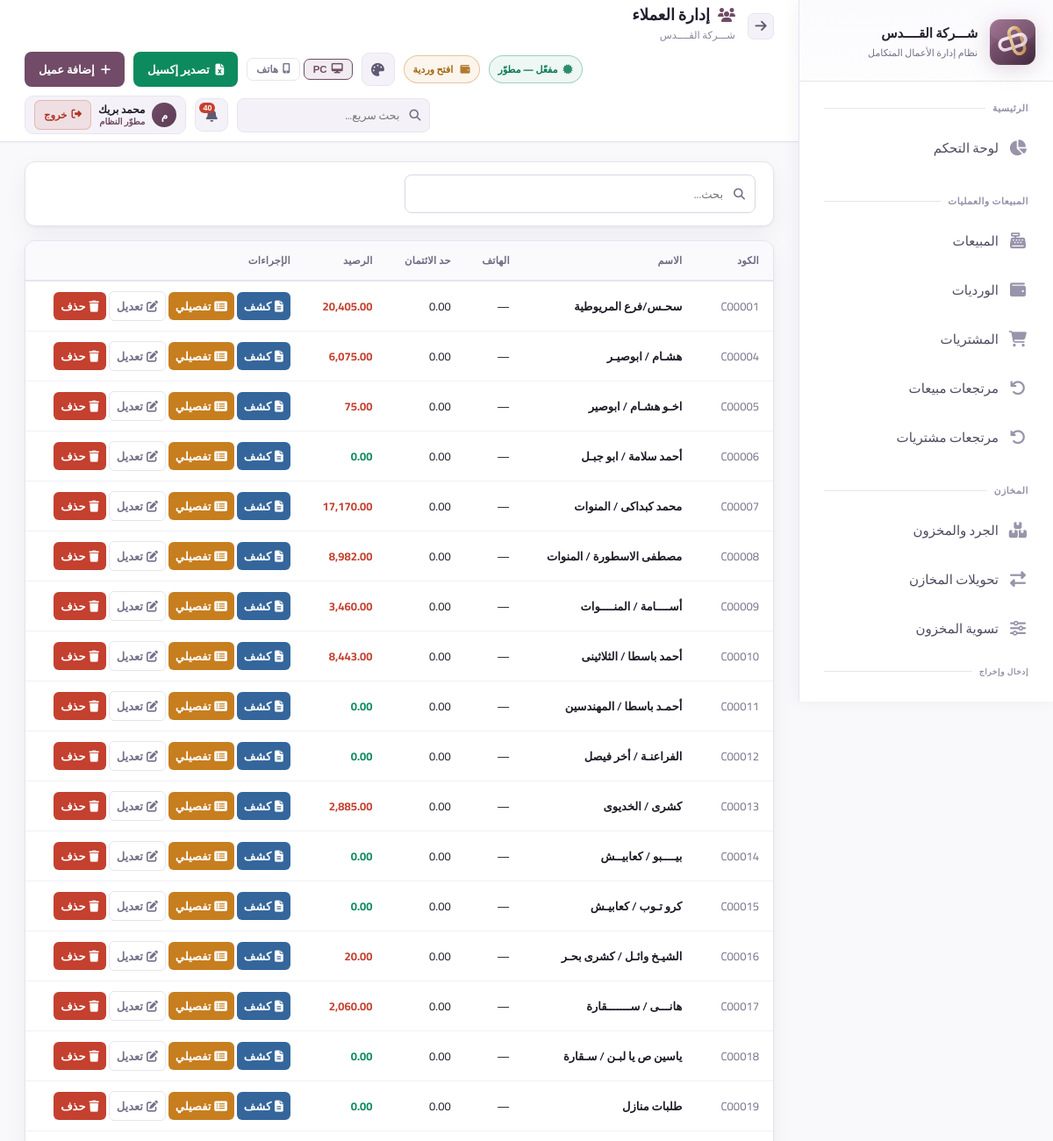
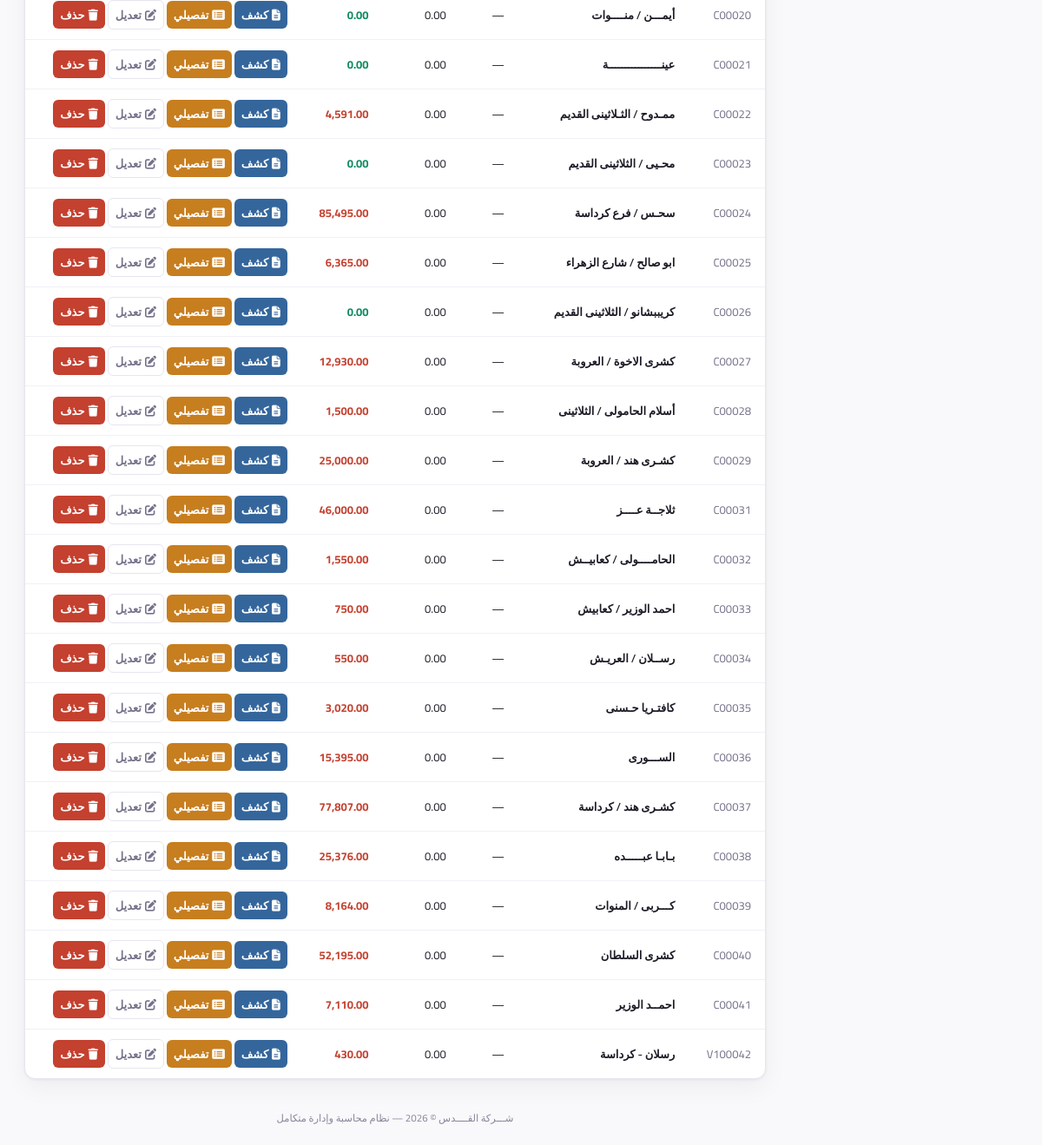
The app's page /customers (signed in) with its own data (2 pictures, top to bottom).
### app.py (models this page shows, shortened)
class AppSetting(db.Model):
    id = db.Column(db.Integer, primary_key=True)
    key = db.Column(db.String(80), unique=True, nullable=False)
    value = db.Column(db.Text)

class User(UserMixin, db.Model):
    id = db.Column(db.Integer, primary_key=True)
    username = db.Column(db.String(80), unique=True, nullable=False)
    password_hash = db.Column(db.String(256))
    full_name = db.Column(db.String(120))
    role = db.Column(db.String(20), default='user')  # developer, admin, manager, user
    branch_id = db.Column(db.Integer, db.ForeignKey('branch.id'))
    is_active = db.Column(db.Boolean, default=True)
    created_at = db.Column(db.DateTime, default=datetime.utcnow)
    last_seen = db.Column(db.DateTime, nullable=True)
    last_ip = db.Column(db.String(64), nullable=True)
    last_user_agent = db.Column(db.String(256), nullable=True)
    permissions = db.Column(db.Text)  # JSON list of permission keys; empty = استخدام صلاحيات الدور

class Customer(db.Model):
    id = db.Column(db.Integer, primary_key=True)
    code = db.Column(db.String(50), unique=True)
    name = db.Column(db.String(200), nullable=False)
    phone = db.Column(db.String(20))
    email = db.Column(db.String(100))
    address = db.Column(db.Text)
    credit_limit = db.Column(db.Float, default=0)
    balance = db.Column(db.Float, default=0)
    is_active = db.Column(db.Boolean, default=True)
    created_at = db.Column(db.DateTime, default=datetime.utcnow)
    sales = db.relationship('Sale', backref='customer', lazy=True)

### app.py (the view)
@app.route('/customers')
@login_required
def customers():
    q = request.args.get('q', '')
    query = Customer.query.filter_by(is_active=True)
    if q:
        query = query.filter(db.or_(Customer.name.contains(q), Customer.phone.contains(q)))
    customers = query.all()
    return render_template('customers.html', customers=customers, q=q)

### templates/customers.html (shortened to what this page needs)
{% extends 'base.html' %}
{% set block_icon = 'fas fa-users' %}
{% block page_title %}إدارة العملاء{% endblock %}
{% block topbar_actions %}<a href="{{ url_for('excel_export.export_customers', q=q) }}" class="btn btn-success"><i class="fas fa-file-excel"></i> تصدير إكسيل</a> <a href="{{ url_for('add_customer') }}" class="btn btn-primary"><i class="fas fa-plus"></i> إضافة عميل</a>{% endblock %}
{% block content %}
<div class="card" style="margin-bottom:16px;"><div class="card-body" style="padding:14px 20px;">
    <form method="GET"><div class="search-box" style="max-width:400px;"><input type="text" name="q" value="{{ q }}" class="form-control" placeholder="بحث..."></div></form>
</div></div>
<div class="card"><div class="table-container"><table>
    <thead><tr><th>الكود</th><th>الاسم</th><th>الهاتف</th><th>حد الائتمان</th><th>الرصيد</th><th>الإجراءات</th></tr></thead>
    <tbody>
        {% for c in customers %}
        <tr>
            <td style="color:var(--text-muted);">{{ c.code }}</td>
            <td style="font-weight:600;">{{ c.name }}</td>
            <td>{{ c.phone or '—' }}</td>
            <td>{{ "{:,.2f}".format(c.credit_limit) }}</td>
            <td style="color:{{ 'var(--danger)' if c.balance > 0 else 'var(--success)' }};font-weight:700;">{{ "{:,.2f}".format(c.balance) }}</td>
            <td style="white-space:nowrap;">
                <a href="{{ url_for('customer_statement', id=c.id) }}" class="btn btn-info btn-xs" title="كشف حساب" style="display:inline-flex;align-items:center;gap:4px;"><i class="fas fa-file-alt"></i><span>كشف</span></a>
                <a href="{{ url_for('customer_statement_detailed', id=c.id) }}" class="btn btn-warning btn-xs" title="كشف حساب تفصيلي" style="display:inline-flex;align-items:center;gap:4px;"><i class="fas fa-list-alt"></i><span>تفصيلي</span></a>
                <a href="{{ url_for('edit_customer', id=c.id) }}" class="btn btn-outline btn-xs" title="تعديل" style="display:inline-flex;align-items:center;gap:4px;"><i class="fas fa-edit"></i><span>تعديل</span></a>
                {% if can('record_delete') %}
                <form method="POST" action="{{ url_for('delete_customer', id=c.id) }}" style="display:inline;" onsubmit="return confirm('حذف هذا العميل؟');">
                    <button type="submit" class="btn btn-danger btn-xs" title="حذف" style="display:inline-flex;align-items:center;gap:4px;"><i class="fas fa-trash"></i><span>حذف</span></button>
                </form>
                {% endif %}
            </td>
        </tr>
        {% else %}
        <tr><td colspan="6"><div class="empty-state"><i class="fas fa-users"></i><h3>لا يوجد عملاء</h3></div></td></tr>
        {% endfor %}
    </tbody>
</table></div></div>
{% endblock %}

### templates/base.html (shortened to what this page needs)
<!DOCTYPE html>
<html lang="ar" dir="rtl" data-theme="silsal7" data-layout-default="{{ layout_max_width | default('1400px') }}">
<head>
    <link rel="stylesheet" href="https://cdnjs.cloudflare.com/ajax/libs/font-awesome/6.5.0/css/all.min.css">
    <link rel="stylesheet" href="{{ url_for('static', filename='css/style.css') }}">
        {% set _uif_raw = app_settings.get('ui_font_percent', '100') if app_settings is defined else '100' %}
        {% set _uif = (_uif_raw | int) if _uif_raw else 100 %}
        {% set _uif = _uif if _uif > 0 else 100 %}
        {% set _uif = 160 if _uif > 160 else (_uif if _uif >= 60 else 60) %}
</head>
<body>
<aside class="sidebar sidebar-enterprise" id="sidebar">
    <a class="sidebar-logo" href="{{ url_for('dashboard') }}" title="الصفحة الرئيسية" aria-label="العودة للصفحة الرئيسية">
        <div class="logo-icon">
            <img src="{{ url_for('static', filename='img/logo-silsal-mark.svg') }}" alt="Silsal POS">
        </div>
        <div class="logo-text">
            <div class="name">{{ app_brand_title | default('Silsal POS') }}</div>
            <div class="sub">نظام إدارة الأعمال المتكامل</div>
        </div>
    </a>
    <nav class="sidebar-nav" id="sidebarNav" style="display:flex;flex-direction:column;padding-bottom:8px;">
        <div class="nav-section">
            <div class="nav-label">الرئيسية</div>
            {% if can('dashboard') %}
            <a href="{{ url_for('dashboard') }}" class="nav-link {% if request.endpoint=='dashboard' %}active{% endif %}">
                <i class="fas fa-chart-pie"></i><span class="label">لوحة التحكم</span>
            </a>
            {% endif %}
        </div>
        {% if can('sales') or can('purchases') or can('returns') %}
        <div class="nav-section">
            <div class="nav-label">المبيعات والعمليات</div>
            {% if can('sales') %}
            <a href="{{ url_for('sales') }}" class="nav-link ">
                <i class="fas fa-cash-register"></i><span class="label">المبيعات</span>
            </a>
            {% endif %}
            {% if can('shifts') and shifts_enabled %}
            <a href="{{ url_for('shifts') }}" class="nav-link {% if 'shift' in (request.endpoint or '') %}active{% endif %}">
                <i class="fas fa-wallet"></i><span class="label">الورديات</span>
            </a>
            {% endif %}
            {% if can('purchases') %}
            <a href="{{ url_for('purchases') }}" class="nav-link {% if 'purchase' in (request.endpoint or '') and 'return' not in (request.endpoint or '') and 'report' not in (request.endpoint or '') %}active{% endif %}">
                <i class="fas fa-shopping-cart"></i><span class="label">المشتريات</span>
            </a>
            {% endif %}
            {% if can('returns') %}
            <a href="{{ url_for('sale_returns') }}" class="nav-link {% if request.endpoint in ['sale_returns','new_sale_return'] %}active{% endif %}">
                <i class="fas fa-undo"></i><span class="label">مرتجعات مبيعات</span>
            </a>
            <a href="{{ url_for('purchase_returns') }}" class="nav-link {% if request.endpoint in ['purchase_returns','new_purchase_return'] %}active{% endif %}">
                <i class="fas fa-undo-alt"></i><span class="label">مرتجعات مشتريات</span>
            </a>
            {% endif %}
        </div>
        {% endif %}
        {% if can('inventory') or can('transfers') or can('adjust_stock') %}
        <div class="nav-section">
            <div class="nav-label">المخازن</div>
            {% if can('inventory') %}
            <a href="{{ url_for('inventory') }}" class="nav-link {% if request.endpoint=='inventory' %}active{% endif %}">
                <i class="fas fa-boxes"></i><span class="label">الجرد والمخزون</span>
            </a>
            {% endif %}
            {% if can('transfers') %}
            <a href="{{ url_for('transfers') }}" class="nav-link {% if 'transfer' in (request.endpoint or '') %}active{% endif %}">
                <i class="fas fa-exchange-alt"></i><span class="label">تحويلات المخازن</span>
            </a>
            {% endif %}
            {% if can('adjust_stock') %}
            <a href="{{ url_for('adjust_stock') }}" class="nav-link {% if request.endpoint=='adjust_stock' %}active{% endif %}">
                <i class="fas fa-sliders-h"></i><span class="label">تسوية المخزون</span>
            </a>
            {% endif %}
            {% if can('inventory') %}
            <div class="nav-label" style="padding-top:10px;font-size:9px;">إدخال وإخراج</div>
            <a href="{{ url_for('inventory_memos_list') }}" class="nav-link ">
            </a>
            {% endif %}
        </div>
        {% endif %}
    </nav>
</aside>
<main class="main-content">
    <div class="topbar">
        <div style="display:flex;align-items:center;gap:14px;">
            <button type="button" onclick="history.back()" class="icon-btn" title="رجوع" style="font-size:15px;flex-shrink:0;"><i class="fas fa-arrow-right"></i></button>
            <div>
                <div class="page-title"><i class="{{ block_icon | default('fas fa-home') }}"></i>{% block page_title %}الرئيسية{% endblock %}</div>
                <div class="breadcrumb">{% block breadcrumb %}{{ app_brand_title }}{% endblock %}</div>
            </div>
        </div>
        <div class="topbar-right">
            {% if subscription_status %}
            <span class="sub-pill {% if subscription_status.kind in ('developer','permanent') %}ok{% elif subscription_status.kind in ('expired','none') %}bad{% else %}warn{% endif %}" title="حالة الاشتراك / الترخيص">
                <i class="fas fa-certificate" style="margin-left:6px;opacity:.85;"></i>{{ subscription_status.line }}
            </span>
            {% endif %}
            {% if shifts_enabled %}
            {% if current_open_shift %}
            <a href="{{ url_for('shift_detail', id=current_open_shift.id) }}" class="sub-pill ok" title="لديك وردية مفتوحة" style="text-decoration:none;">
                <i class="fas fa-wallet" style="margin-left:6px;opacity:.85;"></i> وردية مفتوحة
            </a>
            {% elif can('shifts') %}
            <a href="{{ url_for('open_shift') }}" class="sub-pill warn" title="لا توجد وردية مفتوحة" style="text-decoration:none;">
                <i class="fas fa-wallet" style="margin-left:6px;opacity:.85;"></i> افتح وردية
            </a>
            {% endif %}
            {% endif %}
            <div class="erp-theme-picker" id="erpThemePicker">
                <button type="button" class="theme-toggle" id="erpThemeBtn" onclick="erpToggleThemePicker(event)"
                        title="اختيار المظهر (الثيمات)">
                    <i class="fas fa-palette"></i>
                </button>
            </div>
            <div class="erp-device-layout-tools" style="display:flex;align-items:center;gap:4px;flex-shrink:0;" title="وضع العرض — يُحفظ على هذا الجهاز فقط">
                <button type="button" id="btnLayoutPC" onclick="erpSetLayout('pc')" title="عرض PC"
                    style="display:flex;align-items:center;gap:5px;padding:5px 10px;border-radius:7px;font-size:11.5px;font-weight:700;
                           border:1px solid var(--border);background:transparent;color:var(--text-muted);cursor:pointer;transition:all .18s;">
                    <i class="fas fa-desktop"></i> PC
                </button>
                <button type="button" id="btnLayoutPhone" onclick="erpSetLayout('phone')" title="عرض هاتف"
                    style="display:flex;align-items:center;gap:5px;padding:5px 10px;border-radius:7px;font-size:11.5px;font-weight:700;
                           border:1px solid var(--border);background:transparent;color:var(--text-muted);cursor:pointer;transition:all .18s;">
                    <i class="fas fa-mobile-alt"></i> هاتف
                </button>
            </div>
            {% block topbar_actions %}{% endblock %}
            <div style="position:relative;" id="globalSearchWrapper">
                <div style="position:relative;">
                    <input type="text" id="globalSearchInput" class="erp-gsearch" placeholder="بحث سريع..." autocomplete="off"
                        style="width:220px;padding:7px 34px 7px 12px;background:rgba(255,255,255,.04);border:1px solid var(--border);
                               border-radius:8px;color:var(--text);font-family:Cairo,sans-serif;font-size:12.5px;transition:all .2s;"
                        onfocus="this.style.borderColor='var(--accent)';this.style.width='280px'"
                        onblur="setTimeout(()=>{this.style.borderColor='';this.style.width='220px';closeGlobalSearch()},200)">
                </div>
            </div>
            <div style="position:relative;" id="notifWrapper">
                <button class="notif-btn" onclick="toggleNotif()" title="الإشعارات">
                    <i class="fas fa-bell"></i>
                    <span class="notif-count" id="notifCount"></span>
                </button>
            </div>
            <div class="erp-userchip" style="display:flex;align-items:center;gap:8px;padding:4px 10px;border-radius:10px;
                        background:rgba(255,255,255,.05);border:1px solid rgba(255,255,255,.09);
                        backdrop-filter:blur(12px);-webkit-backdrop-filter:blur(12px);flex-shrink:0;">
                <div class="erp-user-avatar" style="width:28px;height:28px;border-radius:50%;background:linear-gradient(135deg,var(--accent),var(--accent-hover));
                            display:flex;align-items:center;justify-content:center;font-size:12px;font-weight:800;color:#fff;flex-shrink:0;">
                    {{ (current_user.full_name or current_user.username)[0] }}
                </div>
                <div style="line-height:1.3;min-width:0;">
                    <div style="font-size:12px;font-weight:700;color:var(--text);white-space:nowrap;overflow:hidden;text-overflow:ellipsis;max-width:100px;">
                        {{ current_user.full_name or current_user.username }}
                    </div>
                    <div class="erp-user-role" style="font-size:10px;color:var(--accent);font-weight:600;">
                        {% if current_user.role=='developer' %}مطوّر النظام
                        {% elif current_user.role=='admin' %}مدير النظام
                        {% elif current_user.role=='manager' %}مشرف
                        {% else %}مستخدم{% endif %}
                    </div>
                </div>
                <a href="{{ url_for('logout') }}" title="تسجيل الخروج" class="erp-logout"
                   style="display:flex;align-items:center;gap:5px;padding:5px 10px;border-radius:7px;
                          background:rgba(239,68,68,.12);border:1px solid rgba(239,68,68,.25);
                          color:#f87171;font-size:11.5px;font-weight:700;text-decoration:none;white-space:nowrap;
                          transition:all .18s;flex-shrink:0;"
                   onmouseover="this.style.background='rgba(239,68,68,.22)';this.style.borderColor='rgba(239,68,68,.5)'"
                   onmouseout="this.style.background='rgba(239,68,68,.12)';this.style.borderColor='rgba(239,68,68,.25)'">
                    <i class="fas fa-sign-out-alt"></i> خروج
                </a>
            </div>
        </div>
    </div>
    <div class="content fade-in">
        {% block content %}{% endblock %}
    </div>
    <div class="app-footer-note">{{ app_brand_title }} © 2026 — نظام محاسبة وإدارة متكامل</div>
</main>
</body>
</html>

### records on screen
AppSetting: value "شـــركة القــــدس"
User: full_name "م", full_name "محمد بريك"
Customer: code "C00001", name "سحـس/فرع المريوطية", phone "—", credit_limit "0.00", balance "20,405.00"
Customer: code "C00004", name "هشـام / ابوصيـر", phone "—", credit_limit "0.00", balance "6,075.00"
Customer: code "C00005", name "اخـو هشـام / ابوصير", phone "—", credit_limit "0.00", balance "75.00"
Customer: code "C00006", name "أحمد سلامة / ابو جبـل", phone "—", credit_limit "0.00", balance "0.00"
Customer: code "C00007", name "محمد كبداكى / المنوات", phone "—", credit_limit "0.00", balance "17,170.00"
Customer: code "C00008", name "مصطفى الاسطورة / المنوات", phone "—", credit_limit "0.00", balance "8,982.00"
Customer: code "C00009", name "أســــامة / المنــــوات", phone "—", credit_limit "0.00", balance "3,460.00"
Customer: code "C00010", name "أحمد باسطا / الثلاثينى", phone "—", credit_limit "0.00", balance "8,443.00"
Customer: code "C00011", name "أحمـد باسطا / المهندسين", phone "—", credit_limit "0.00", balance "0.00"
Customer: code "C00012", name "الفراعنـة / أخر فيصل", phone "—", credit_limit "0.00", balance "0.00"
Customer: code "C00013", name "كشرى / الخديوى", phone "—", credit_limit "0.00", balance "2,885.00"
Customer: code "C00014", name "بيــــبو / كعابيــش", phone "—", credit_limit "0.00", balance "0.00"
Customer: code "C00015", name "كرو تـوب / كعابيـش", phone "—", credit_limit "0.00", balance "0.00"
Customer: code "C00016", name "الشيـخ وائـل / كشرى بحـر", phone "—", credit_limit "0.00", balance "20.00"
Customer: code "C00017", name "هانـــى / ســـــــقارة", phone "—", credit_limit "0.00", balance "2,060.00"
Customer: code "C00018", name "ياسين ص يا لبـن / سـقارة", phone "—", credit_limit "0.00", balance "0.00"
Customer: code "C00019", name "طلبات منازل", phone "—", credit_limit "0.00", balance "0.00"
Customer: code "C00020", name "أيمـــن / منــــوات", phone "—", credit_limit "0.00", balance "0.00"
Customer: code "C00021", name "عينــــــــــــــــة", phone "—", credit_limit "0.00", balance "0.00"
Customer: code "C00022", name "ممـدوح / الثـلاثينى القديم", phone "—", credit_limit "0.00", balance "4,591.00"
Customer: code "C00023", name "محـيى / الثلاثينى القديم", phone "—", credit_limit "0.00", balance "0.00"
Customer: code "C00024", name "سحـس / فرع كرداسة", phone "—", credit_limit "0.00", balance "85,495.00"
Customer: code "C00025", name "ابو صالح / شارع الزهراء", phone "—", credit_limit "0.00", balance "6,365.00"
Customer: code "C00026", name "كريببشانو / الثلاثينى القديم", phone "—", credit_limit "0.00", balance "0.00"
Customer: code "C00027", name "كشرى الاخوة / العروبة", phone "—", credit_limit "0.00", balance "12,930.00"
Customer: code "C00028", name "أسلام الحامولى / الثلاثينى", phone "—", credit_limit "0.00", balance "1,500.00"
Customer: code "C00029", name "كشـرى هند / العروبة", phone "—", credit_limit "0.00", balance "25,000.00"
Customer: code "C00031", name "ثلاجــة عــــز", phone "—", credit_limit "0.00", balance "46,000.00"
Customer: code "C00032", name "الحامــــولى / كعابيــش", phone "—", credit_limit "0.00", balance "1,550.00"
Customer: code "C00033", name "احمد الوزير / كعابيش", phone "—", credit_limit "0.00", balance "750.00"
Customer: code "C00034", name "رســلان / العريـش", phone "—", credit_limit "0.00", balance "550.00"
Customer: code "C00035", name "كافتـريا حـسنى", phone "—", credit_limit "0.00", balance "3,020.00"
Customer: code "C00036", name "الســـورى", phone "—", credit_limit "0.00", balance "15,395.00"
Customer: code "C00037", name "كشـرى هند / كرداسة", phone "—", credit_limit "0.00", balance "77,807.00"
Customer: code "C00038", name "بـابـا عبـــــده", phone "—", credit_limit "0.00", balance "25,376.00"
Customer: code "C00039", name "كـــربى / المنوات", phone "—", credit_limit "0.00", balance "8,164.00"
Customer: code "C00040", name "كشرى السلطان", phone "—", credit_limit "0.00", balance "52,195.00"
Customer: code "C00041", name "احمــد الوزير", phone "—", credit_limit "0.00", balance "7,110.00"
Customer: code "V100042", name "رسلان - كرداسة", phone "—", credit_limit "0.00", balance "430.00"

### other values on screen
{{ subscription_status.line }} "مفعّل — مطوّر"
